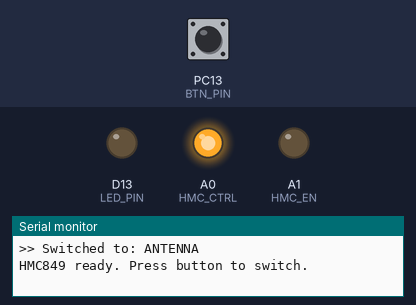
The program below on a simulated STM32 Nucleo. On the bench: output pins drawn as LEDs (lit = HIGH), the last lines printed to the serial monitor. Dashed ring = blinking. Inputs (shaded band) come from the test bench; at power-on: PC13 (BTN_PIN) HIGH.

Above: at 1.2 s.
1.3 s: PC13 (BTN_PIN) pulled LOW for 1 s
At 3.1 s:
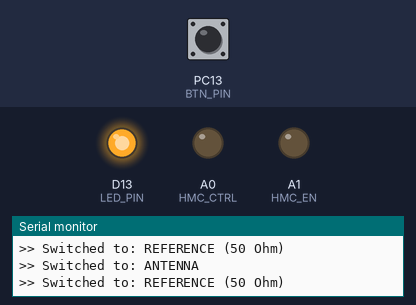
4.3 s: PC13 (BTN_PIN) pulled LOW for 3.2 s
At 4.46 s:
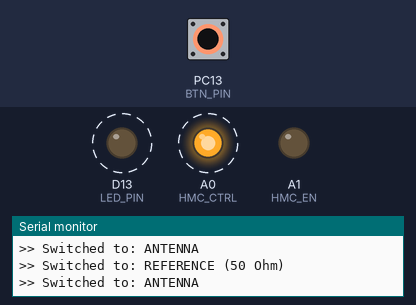
Timing chart, 0 to 9.0 s (numbered marks = the images above; inputs shaded):
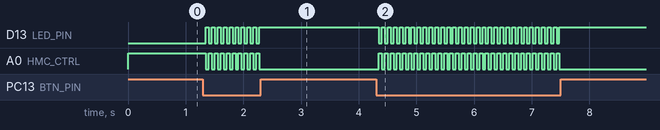

The program:

main.cpp
```cpp
#include <Arduino.h>

#define HMC_CTRL  PA0
#define HMC_EN    PA1
#define BTN_PIN   PC13
#define LED_PIN   LED_BUILTIN

// Стани перемикача
enum RFSource {
  ANTENNA,    // вимірювання з антени
  REFERENCE   // еталон (термінатор 50 Ом)
};

RFSource currentSource = ANTENNA;

void setRFSource(RFSource source) {
  digitalWrite(HMC_EN, LOW);  // EN = LOW завжди, щоб switch working

  if (source == ANTENNA) {
    digitalWrite(HMC_CTRL, HIGH); // Vctl HIGH → RFC-RF1 ON
    Serial.println(">> Switched to: ANTENNA");
  } else {
    digitalWrite(HMC_CTRL, LOW);  // Vctl LOW → RFC-RF2 ON
    Serial.println(">> Switched to: REFERENCE (50 Ohm)");
  }
  currentSource = source;
}

void setup() {
  pinMode(HMC_CTRL, OUTPUT);
  pinMode(HMC_EN, OUTPUT);
  pinMode(BTN_PIN, INPUT_PULLUP);
  pinMode(LED_PIN, OUTPUT);

  Serial.begin(115200);

  // Початковий стан — антена
  setRFSource(ANTENNA);
  Serial.println("HMC849 ready. Press button to switch.");
}

bool lastBtnState = HIGH;
uint32_t lastDebounce = 0;

void loop() {
  bool btnState = digitalRead(BTN_PIN);

  if (btnState != lastBtnState) {
    lastDebounce = millis();
    lastBtnState = btnState;
  }

  if ((millis() - lastDebounce) > 50) {
    if (btnState == LOW) {
      // Перемикаємо між антеною і еталоном
      if (currentSource == ANTENNA) {
        setRFSource(REFERENCE);
        digitalWrite(LED_PIN, HIGH); // LED горить = еталон
      } else {
        setRFSource(ANTENNA);
        digitalWrite(LED_PIN, LOW);  // LED згашений = антена
      }
      lastDebounce = millis();
    }
  }
}
```

Measured:
- after the input at 1.3 s, D13 (LED_PIN): alternates HIGH for 0.05 s and LOW for 0.05 s, 19 changes in all, then stays HIGH, starting after 0.05 s; A0 (HMC_CTRL): alternates HIGH for 0.05 s and LOW for 0.05 s, 19 changes in all, then stays LOW, starting after 0.05 s
- after the input at 4.3 s, D13 (LED_PIN): alternates HIGH for 0.05 s and LOW for 0.05 s, 62 changes in all, then stays HIGH, starting after 0.05 s; A0 (HMC_CTRL): alternates HIGH for 0.05 s and LOW for 0.05 s, 62 changes in all, then stays LOW, starting after 0.05 s
